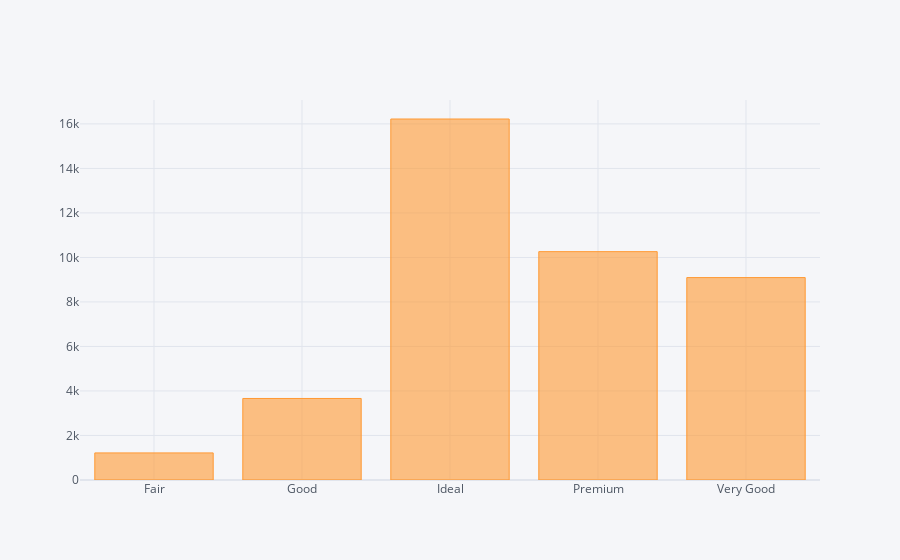

Source (notebook cell):
### Code cell
cut_diamonds_df.iplot(kind='bar', x='cut', y='price')

### Figure 1 — Plotly figure (JSON) as saved in the notebook; plotly's stock layout.template omitted (floating-point values rounded to 4 significant figures)
{"data": [{"marker": {"color": "rgba(255, 153, 51, 0.6)", "line": {"color": "rgba(255, 153, 51, 1.0)", "width": 1}}, "name": "price", "orientation": "v", "text": "", "type": "bar", "x": ["Fair", "Good", "Ideal", "Premium", "Very Good"], "y": [1217, 3663, 16220, 10260, 9095]}], "layout": {"legend": {"bgcolor": "#F5F6F9", "font": {"color": "#4D5663"}}, "paper_bgcolor": "#F5F6F9", "plot_bgcolor": "#F5F6F9", "title": {"font": {"color": "#4D5663"}}, "xaxis": {"gridcolor": "#E1E5ED", "showgrid": true, "tickfont": {"color": "#4D5663"}, "title": {"font": {"color": "#4D5663"}, "text": ""}, "zerolinecolor": "#E1E5ED"}, "yaxis": {"gridcolor": "#E1E5ED", "showgrid": true, "tickfont": {"color": "#4D5663"}, "title": {"font": {"color": "#4D5663"}, "text": ""}, "zerolinecolor": "#E1E5ED"}}}
